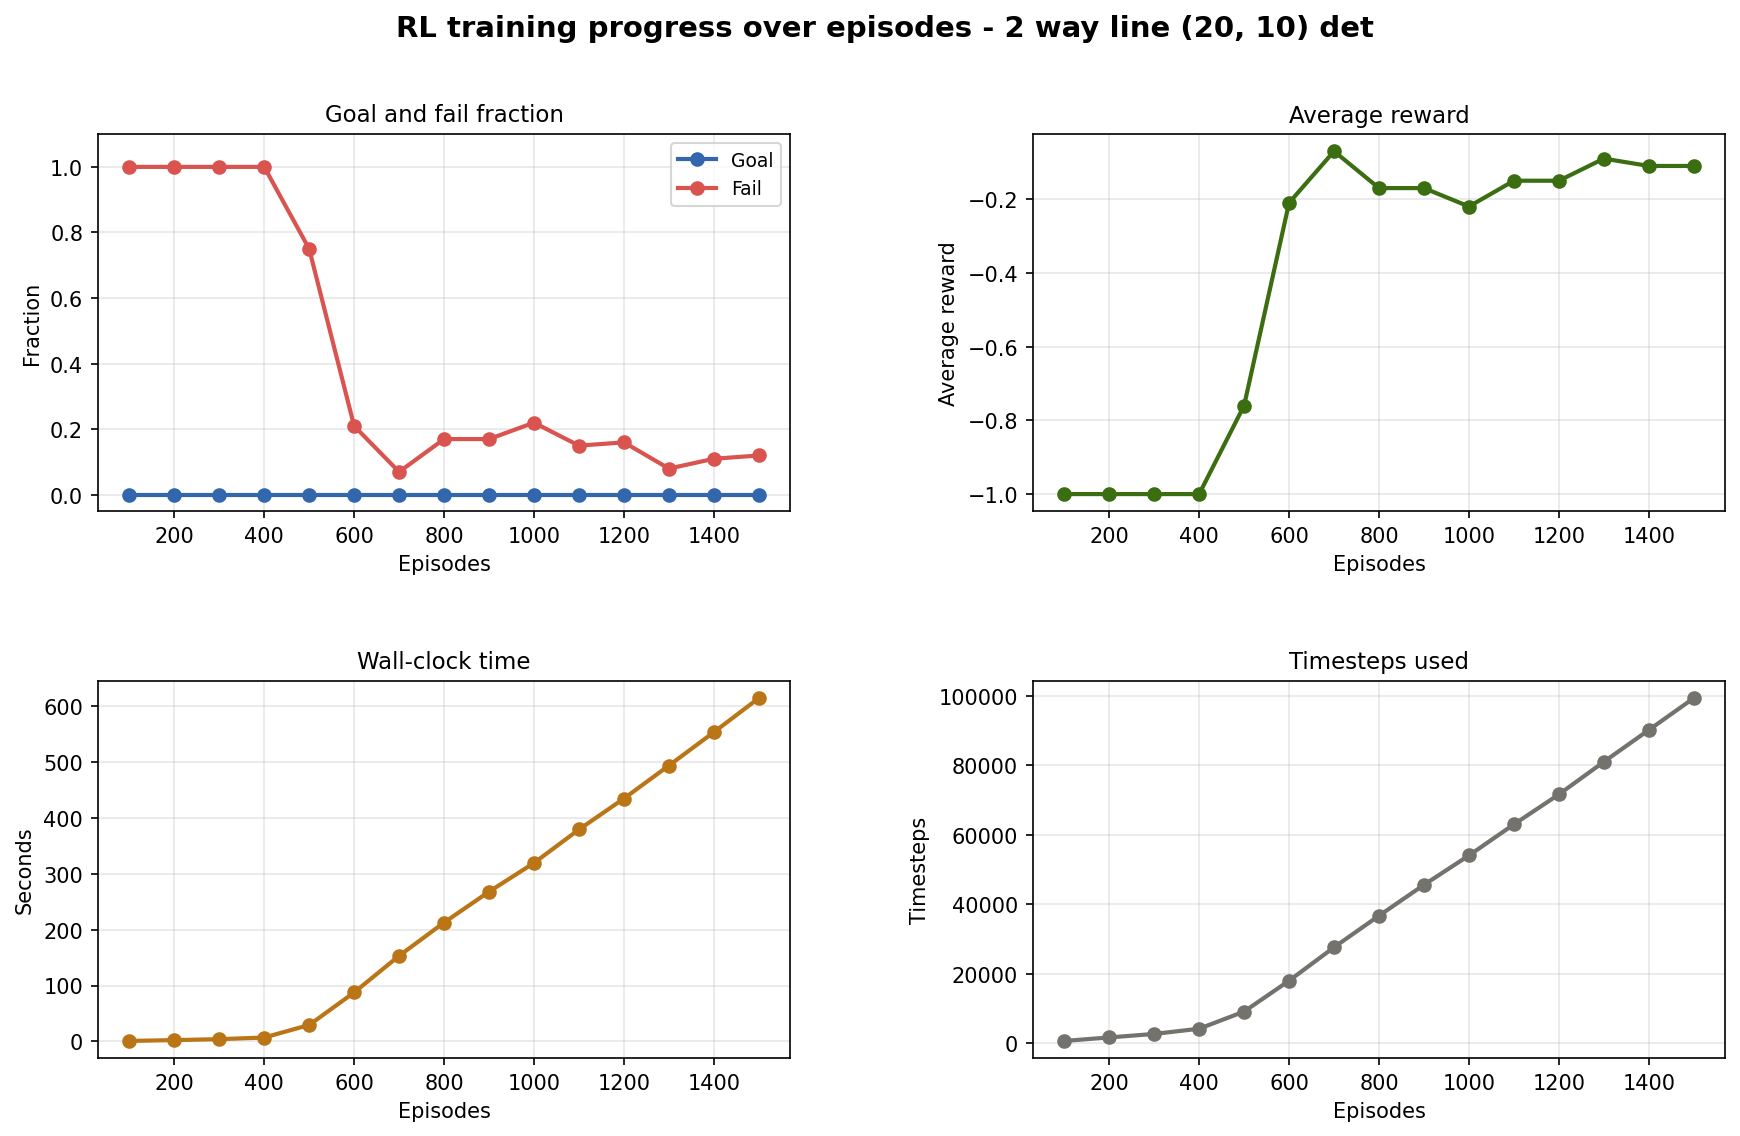

Write the Python code that produced this figure.
import pandas as pd
import matplotlib.pyplot as plt
import matplotlib.gridspec as gridspec

CSV_PATH = "test/checkpoint_log.csv"

df = pd.read_csv(CSV_PATH)
# Expected columns: checkpoint, timestep, elapsed_seconds, avg_reward,
#                   goal_fraction, failure_fraction, episodes

episodes = df["episodes"].cumsum()  # cumulative episodes as x axis

fig = plt.figure(figsize=(14, 8))
fig.suptitle("RL training progress over episodes - 2 way line (20, 10) det", fontsize=14, fontweight="bold", y=0.98)
gs = gridspec.GridSpec(2, 2, figure=fig, hspace=0.45, wspace=0.35)

ax0 = fig.add_subplot(gs[0, 0])
ax0.plot(episodes, df["goal_fraction"],    marker="o", color="#3266ad", linewidth=2, label="Goal")
ax0.plot(episodes, df["failure_fraction"], marker="o", color="#d9534f", linewidth=2, label="Fail")
ax0.set_xlabel("Episodes")
ax0.set_ylabel("Fraction")
ax0.set_ylim(-0.05, 1.1)
ax0.set_title("Goal and fail fraction", fontsize=11)
ax0.legend(fontsize=9)
ax0.grid(True, alpha=0.3)

ax1 = fig.add_subplot(gs[0, 1])
ax1.plot(episodes, df["avg_reward"], marker="o", color="#3b6d11", linewidth=2)
ax1.set_xlabel("Episodes")
ax1.set_ylabel("Average reward")
ax1.set_title("Average reward", fontsize=11)
ax1.grid(True, alpha=0.3)

ax2 = fig.add_subplot(gs[1, 0])
ax2.plot(episodes, df["elapsed_seconds"], marker="o", color="#ba7517", linewidth=2)
ax2.set_xlabel("Episodes")
ax2.set_ylabel("Seconds")
ax2.set_title("Wall-clock time", fontsize=11)
ax2.grid(True, alpha=0.3)

ax3 = fig.add_subplot(gs[1, 1])
ax3.plot(episodes, df["timestep"], marker="o", color="#73726c", linewidth=2)
ax3.set_xlabel("Episodes")
ax3.set_ylabel("Timesteps")
ax3.set_title("Timesteps used", fontsize=11)
ax3.grid(True, alpha=0.3)

plt.savefig("rl_progress.png", dpi=150, bbox_inches="tight")
